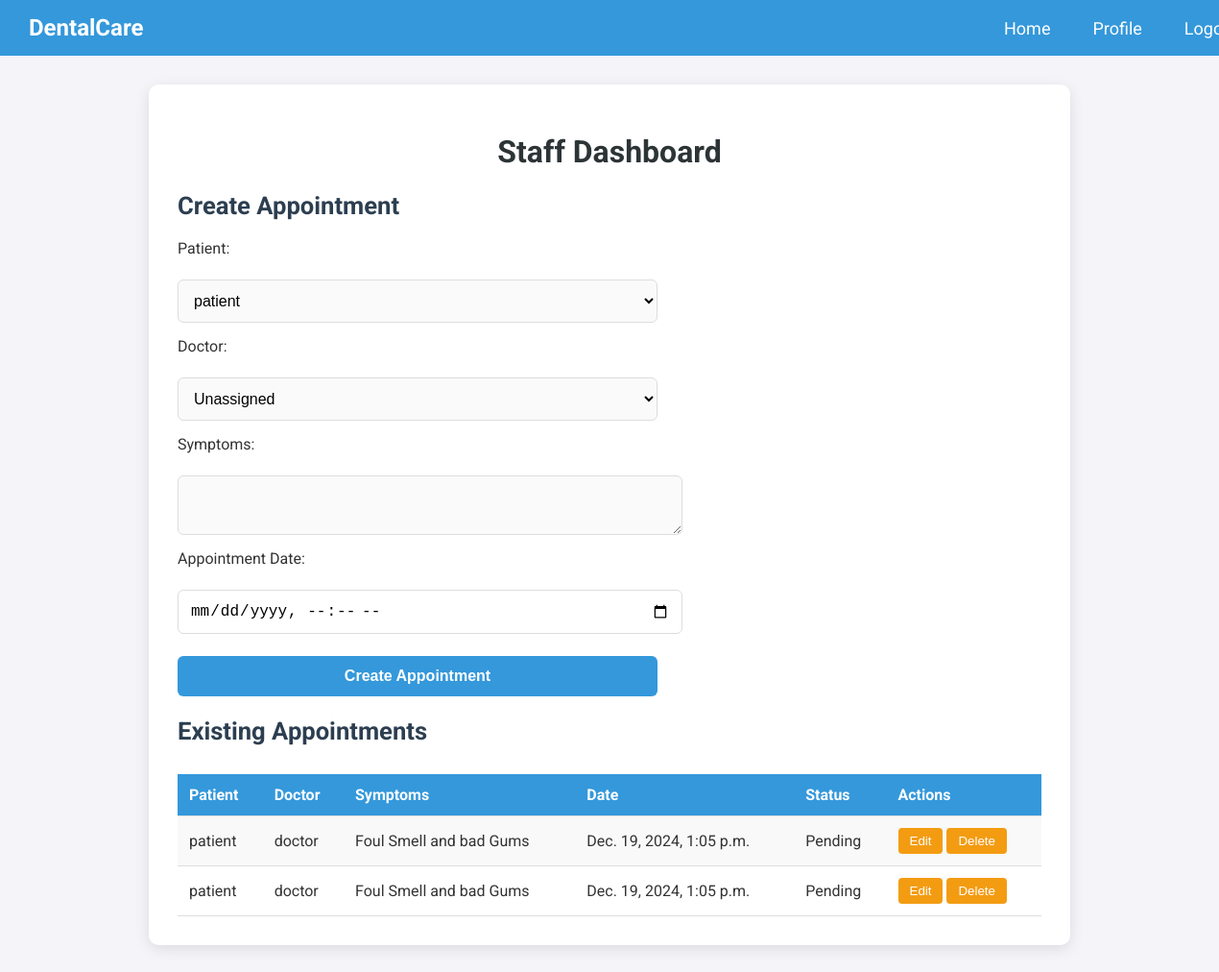
The app's page /appointment/patient_appointment/ (signed in), older data.
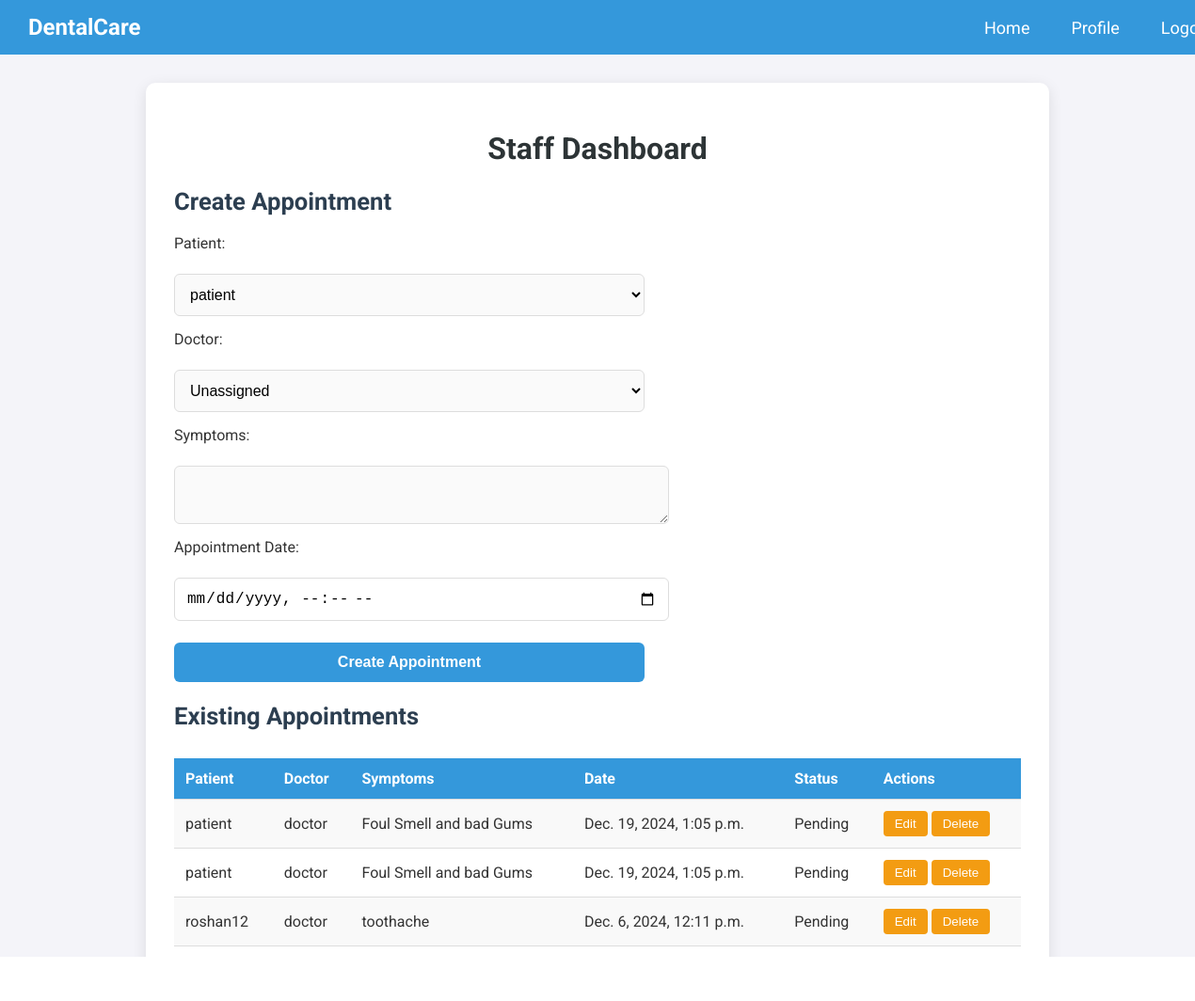
The same page, newer data.
### appointment/models.py (models this page shows, shortened)
class Appointment(models.Model):
    class Status(models.TextChoices):
        PENDING = "Pending", "Pending"
        RESCHEDULED = "Rescheduled", "Rescheduled"
        COMPLETED = "Completed", "Completed"
    patient = models.ForeignKey(
        settings.AUTH_USER_MODEL,
        on_delete=models.CASCADE,
        limit_choices_to={'role': MyUser.Role.PATIENT},
        related_name="appointments"
    )
    doctor = models.ForeignKey(
        settings.AUTH_USER_MODEL,
        on_delete=models.SET_NULL,
        limit_choices_to={'role': MyUser.Role.DOCTOR},
        related_name="assigned_appointments",
        null=True,
        blank=True
    )
    created_by = models.ForeignKey(
        settings.AUTH_USER_MODEL,
        on_delete=models.CASCADE,
        limit_choices_to={'role': MyUser.Role.ADMIN},
        related_name="created_appointments"
    )
    symptoms = models.TextField()
    date = models.DateTimeField()
    status = models.CharField(
        max_length=20,
        choices=Status.choices,
        default=Status.PENDING
    )
    created_at = models.DateTimeField(auto_now_add=True)
    updated_at = models.DateTimeField(auto_now=True)

### userauth/models.py (models this page shows, shortened)
class MyUser(AbstractBaseUser, PermissionsMixin):
    class Role(models.TextChoices):
        ADMIN = "ADMIN", "Admin"
        DOCTOR = "DOCTOR", "Doctor"
        PATIENT = "PATIENT", "Patient"
    role=models.CharField(max_length=40, choices=Role.choices, default=Role.PATIENT)
    username= models.CharField(max_length=40, unique=True)
    email= models.EmailField(max_length=225, unique=True,db_index=True )
    is_verified = models.BooleanField(default=False)
    is_active = models.BooleanField(default=True)
    is_staff = models.BooleanField(default=False)
    created_at = models.TimeField(auto_now_add=True) #auto_now_add gives starting time
    updated_at = models.TimeField(auto_now=True)  #auto now gives updated time
    USERNAME_FIELD = 'email'
    REQUIRED_FIELDS = ['username']
    objects= UserManager()

### appointment/views.py (the view, shortened to what this page needs)
# urls.py: urlpatterns=[path('patient_appointment/', PatientAppointmentView.as_view(), name='patientappointment')]
class PatientAppointmentView(View):
    template_name = 'appointment/appointment.html'
    def get(self, request):
        if request.user.role != MyUser.Role.ADMIN:
            return redirect('staffdashboardhome')
        appointments = Appointment.objects.filter(created_by=request.user)
        patients = MyUser.objects.filter(role=MyUser.Role.PATIENT)
        doctors = MyUser.objects.filter(role=MyUser.Role.DOCTOR)
        return render(request, self.template_name, {
            'appointments': appointments,
            'patients': patients,
            'doctors': doctors
        })

### appointment/Templates/appointment/appointment.html (shortened to what this page needs)
{% block content %}
<!DOCTYPE html>
<html lang="en">
<head>
</head>
<body>
    <div class="navbar">
        <div class="logo">DentalCare</div>
        <div>
            <a href="#">Home</a>
            <a href="#">Profile</a>
            <a href="#">Logout</a>
        </div>
    </div>
    <div class="container">
        <h1>Staff Dashboard</h1>
        <h2>Create Appointment</h2>
        <form method="POST">
            <label for="patient">Patient:</label>
            <select name="patient" id="patient">
                {% for patient in patients %}
                    <option value="{{ patient.id }}">{{ patient.username }}</option>
                {% endfor %}
            </select>
            <label for="doctor">Doctor:</label>
            <select name="doctor" id="doctor">
                <option value="">Unassigned</option>
            </select>
            <label for="symptoms">Symptoms:</label>
            <textarea name="symptoms" id="symptoms" required></textarea>
            <label for="date">Appointment Date:</label>
            <input type="datetime-local" name="date" id="date" required>
            <button type="submit">Create Appointment</button>
        </form>
        <h2>Existing Appointments</h2>
        <table>
            <tr>
                <th>Patient</th>
                <th>Doctor</th>
                <th>Symptoms</th>
                <th>Date</th>
                <th>Status</th>
                <th>Actions</th>
            </tr>
            {% for appointment in appointments %}
                <tr>
                    <td>{{ appointment.patient.username }}</td>
                    <td>
                        {% if appointment.doctor %}
                            {{ appointment.doctor.username }}
                        {% else %}
                            Unassigned
                        {% endif %}
                    </td>
                    <td>{{ appointment.symptoms }}</td>
                    <td>{{ appointment.date }}</td>
                    <td>{{ appointment.status }}</td>
                    <td>
                        <button>Edit</button>
                        <button>Delete</button>
                    </td>
                </tr>
            {% endfor %}
        </table>
    </div>
</body>
</html>
{% endblock %}

Row changes from the older to the newer data that the page shows:
added Appointment: patient.username "roshan12", doctor.username "doctor", symptoms "toothache", date "Dec. 6, 2024, 12:11 p.m.", status "Pending"
